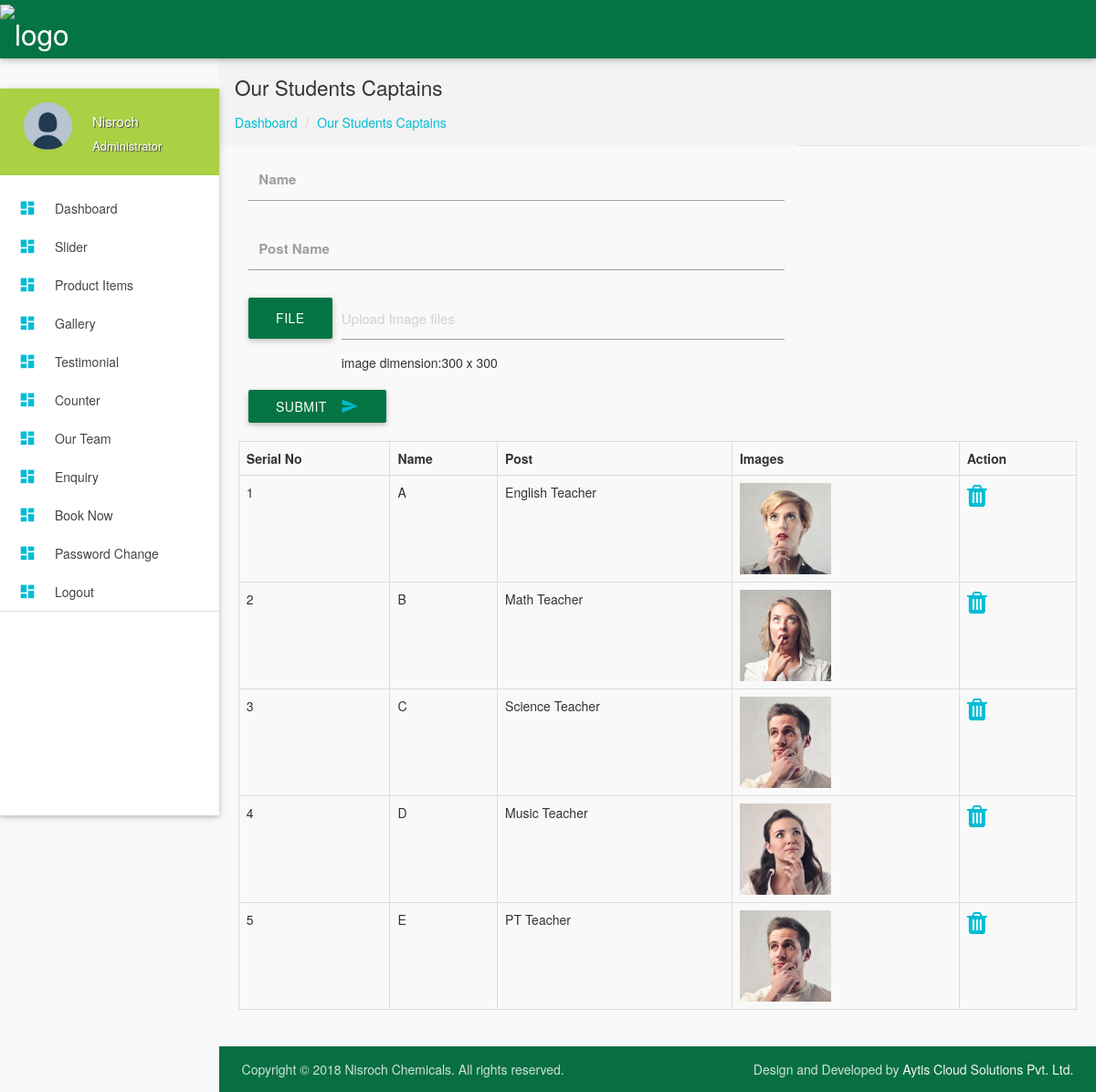
Screenshot of /admin/teacher.php (signed in) with the database file from the repository.
### tables this page shows
CREATE TABLE `teacher` (
  `id` int(10) NOT NULL,
  `image` longblob NOT NULL,
  `name` varchar(100) NOT NULL,
  `post` varchar(100) NOT NULL
);

### admin/teacher.php (the view, shortened to what this page needs)
<?php include'header.php';?>
 <section id="content">
        <div id="breadcrumbs-wrapper">
          <div class="container">
            <div class="row">
              <div class="col s12 m12 l12">
                <h5 class="breadcrumbs-title">Our Students Captains</h5>
                <ol class="breadcrumbs">
                  <li><a href="index.php">Dashboard</a>
                  </li>
                  <li><a href="#">Our Students Captains</a>
                  </li>
                </ol>
              </div>
            </div>
          </div>
        </div>
        <div class="container">
            <div class="col-md-8">
            <form action="" method="post" enctype="multipart/form-data">
                 <div class="input-field col s12">
                        <input id="notice" type="text" name="name" class="validate">
                          <label for="notice">Name</label>
                        </div>
                <div class="input-field col s12">
                        <input id="notice" type="text" name="post" class="validate">
                          <label for="notice">Post Name</label>
                        </div>
                 <div class="file-field input-field">
                        <div class="btn">
                          <span>File</span>
                        </div>
                        <div class="file-path-wrapper">
                          <input class="file-path validate" type="text" placeholder="Upload Image files">
                          <p>image dimension:300 x 300</p>
                        </div>
                      </div><br/>
                        <button class="btn cyan waves-effect waves-light" type="submit" name="submit">Submit
                                <i class="mdi-content-send right"></i>
                              </button>
            </form><br/>
            </div>
            <div class="divider"></div>
            <div class="row">
                <div class="col-md-12">
                    <div class="table-responsive">
                        <table class="table table-bordered">
                            <tr>
                                <th>Serial No</th>
                                <th>Name</th>
                                 <th>Post</th>
                                 <th>Images</th>
                                  <th>Action</th>
                            </tr>
                            <?php
                            $count=1;
                            $sql=mysqli_query($conn,"select * from teacher");
                            while($rows=mysqli_fetch_assoc($sql)){
                            ?>
                            <tr>
                                <td><?php echo $count++;?></td>
                                <td><?php echo $rows['name'];?></td>
                                <td><?php echo $rows['post'];?></td>
                                 <td><img src="<?php echo $rows['image'];?>" width="100" height="100" /></td>
                                <td><a href="deleteteacher.php?id=<?php echo $rows['id'];?>"><i class="fa fa-trash fa-2x"></i></a></td>
                            </tr>
                           <?php }?>
                        </table>
                    </div>
                </div>
            </div>
        </div>
        <?php include 'footer.php';?>

### admin/header.php (shortened to what this page needs)
<?php
include("includes/db_connection.php");
?>
<!DOCTYPE html>
<html lang="en">
<head>
  <link href="../assets//css/bootstrap.min.css" type="text/css" rel="stylesheet" media="screen,projection">
  <link href="css/materialize.min.css" type="text/css" rel="stylesheet" media="screen,projection">
  <link href="css/style.min.css" type="text/css" rel="stylesheet" media="screen,projection">
    <link href="css/custom/custom.min.css" type="text/css" rel="stylesheet" media="screen,projection">
<link rel="stylesheet" href="https://cdnjs.cloudflare.com/ajax/libs/font-awesome/4.7.0/css/font-awesome.min.css">
  <link href="js/plugins/prism/prism.css" type="text/css" rel="stylesheet" media="screen,projection">
  <link href="js/plugins/perfect-scrollbar/perfect-scrollbar.css" type="text/css" rel="stylesheet" media="screen,projection">
  <link href="js/plugins/chartist-js/chartist.min.css" type="text/css" rel="stylesheet" media="screen,projection">
  <link href="js/plugins/dropify/css/dropify.min.css" type="text/css" rel="stylesheet" media="screen,projection">
</head>
<body>
  <header id="header" class="page-topbar">
        <div class="navbar-fixed">
            <nav class="navbar-color">
                <div class="nav-wrapper">
                    <ul class="left">
                        <li><a href="index.php" class="brand-logo darken-1"><img src="../assets/img/logo.png" alt="logo"></a></li>
                    </ul>
                </div>
            </nav>
        </div>
  </header>
  <div id="main">
    <div class="wrapper">
      <aside id="left-sidebar-nav">
                <ul id="slide-out" class="side-nav fixed leftside-navigation">
                <li class="user-details cyan darken-2">
                <div class="row">
                    <div class="col col s4 m4 l4">
                        <img src="images/avatar.jpg" alt="" class="circle responsive-img valign profile-image">
                    </div>
                    <div class="col col s8 m8 l8">
                        <?php
                        $role=$_SESSION['role'];
                        $sql=mysqli_query($conn,"select * from login where role='$role'");
                        $rr=mysqli_fetch_assoc($sql);
                        $name=$rr['username'];
                        ?>
                        <a class="btn-flat dropdown-button waves-effect waves-light white-text profile-btn" href="#" data-activates="profile-dropdown"><?php echo $name;?></a>
                        <p class="user-roal">Administrator</p>
                    </div>
                </div>
            </li>
                <li class="bold"><a href="index.php" class="waves-effect waves-cyan"><i class="mdi-action-dashboard"></i> Dashboard</a>
                </li>
                <li class="bold"><a href="slider.php" class="waves-effect waves-cyan"><i class="mdi-action-dashboard"></i> Slider</a>
                </li>
                <li class="bold"><a href="productitem.php" class="waves-effect waves-cyan"><i class="mdi-action-dashboard"></i> Product Items</a>
                </li>
                 <li class="bold"><a href="gallery.php" class="waves-effect waves-cyan"><i class="mdi-action-dashboard"></i> Gallery</a>
                </li>
                <li class="bold"><a href="testimonal.php" class="waves-effect waves-cyan"><i class="mdi-action-dashboard"></i> Testimonial</a>
                </li>
                  <li class="bold"><a href="counter.php" class="waves-effect waves-cyan"><i class="mdi-action-dashboard"></i> Counter</a>
                </li>
                 <li class="bold"><a href="team.php" class="waves-effect waves-cyan"><i class="mdi-action-dashboard"></i> Our Team</a>
                </li>
                <li class="bold"><a href="enquiry.php" class="waves-effect waves-cyan"><i class="mdi-action-dashboard"></i> Enquiry</a>
                </li>
                 <li class="bold"><a href="book.php" class="waves-effect waves-cyan"><i class="mdi-action-dashboard"></i> Book Now</a>
                </li>
                  <li class="bold"><a href="password.php" class="waves-effect waves-cyan"><i class="mdi-action-dashboard"></i> Password Change</a>
                </li>
                <li class="bold"><a href="logout.php" class="waves-effect waves-cyan"><i class="mdi-action-dashboard"></i> Logout</a>
                </li>
                <li class="li-hover"><div class="divider"></div></li>
            </ul>
            </aside>

### admin/footer.php (shortened to what this page needs)
 <footer class="page-footer">
    <div class="footer-copyright">
      <div class="container">
        <span>Copyright © 2018 Nisroch Chemicals.  All rights reserved.</span>
        <span class="right"> Design and Developed by <a class="grey-text text-lighten-4" href="https://www.aytiscloud.co.in/">Aytis Cloud Solutions Pvt. Ltd.</a></span>
        </div>
    </div>
  </footer>
</body>
</html>

### admin/header.php (style rules this page uses)
i { color: #aad044; }
#content { min-height:800px; }

### admin/teacher.php (style rules this page uses)
i { color:#00bcd4; }

### rows the page displays
teacher: name "A", post "English Teacher", image (picture)
teacher: name "B", post "Math Teacher", image (picture)
teacher: name "C", post "Science Teacher", image (picture)
teacher: name "D", post "Music Teacher", image (picture)
teacher: name "E", post "PT Teacher", image (picture)

### other values shown
$name "Nisroch"
